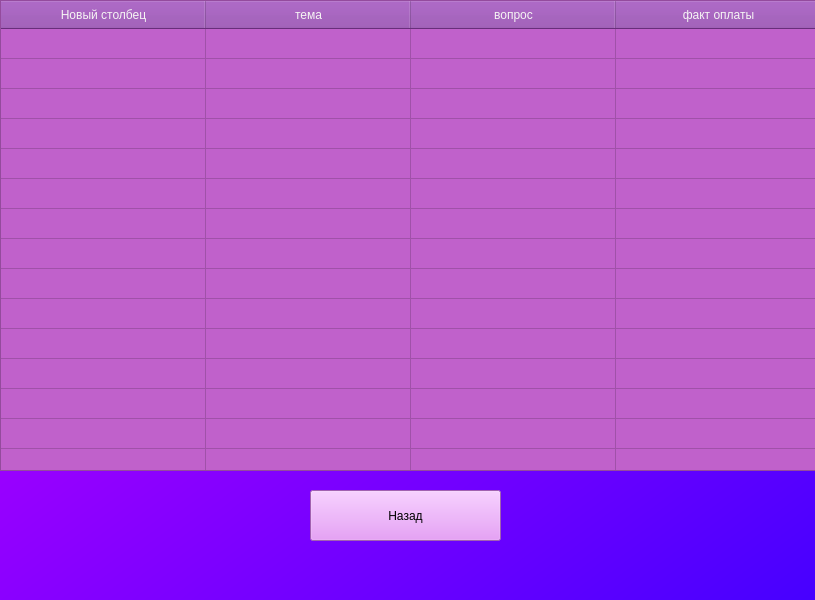
<?xml version="1.0" encoding="UTF-8"?>
<ui version="4.0">
 <class>MainWindow</class>
 <widget class="QMainWindow" name="MainWindow">
  <property name="geometry">
   <rect>
    <x>0</x>
    <y>0</y>
    <width>815</width>
    <height>600</height>
   </rect>
  </property>
  <property name="windowTitle">
   <string>MainWindow</string>
  </property>
  <property name="styleSheet">
   <string notr="true">background-color: qlineargradient(spread:pad, x1:0, y1:0, x2:1, y2:1, stop:0 rgba(207, 0, 255, 255), stop:1 rgba(70, 0, 255, 255));</string>
  </property>
  <widget class="QWidget" name="centralwidget">
   <widget class="QTableWidget" name="tableWidget">
    <property name="geometry">
     <rect>
      <x>0</x>
      <y>0</y>
      <width>821</width>
      <height>471</height>
     </rect>
    </property>
    <property name="styleSheet">
     <string notr="true">QTableWidget {
  position: absolute;
  top: 0;
  left: 0;
  right: 0;
  bottom: 0;
  background-color: ;
	background-color: rgb(192, 97, 203);
}

QTableWidget::item {
  background-color: rrgb(222, 221, 218);
  padding: 5px;
  min-width: 100px;
  height: 30px;
}

QHeaderView::section {
  background-color: rgb(145, 65, 172);
  color: rgb(246, 245, 244);
  padding: 5px;
}

QScrollBar:vertical {
  width: 10px;
  background-color: rgb(220, 138, 221);
}

QScrollBar::handle:vertical {
	background-color: rgb(192, 97, 203);
  border-radius: 10px;
}
QScrollBar::add-line:vertical,
QScrollBar::sub-line:vertical,
QScrollBar::add-page:vertical,
QScrollBar::sub-page:vertical {
  background: none;
}

QTableWidget QScrollBar:horizontal {
  width: 0;
  background-color: transparent;
}</string>
    </property>
    <property name="verticalScrollBarPolicy">
     <enum>Qt::ScrollBarAlwaysOff</enum>
    </property>
    <property name="horizontalScrollBarPolicy">
     <enum>Qt::ScrollBarAlwaysOff</enum>
    </property>
    <property name="tabKeyNavigation">
     <bool>true</bool>
    </property>
    <property name="showDropIndicator" stdset="0">
     <bool>true</bool>
    </property>
    <property name="dragEnabled">
     <bool>false</bool>
    </property>
    <property name="dragDropOverwriteMode">
     <bool>true</bool>
    </property>
    <property name="alternatingRowColors">
     <bool>false</bool>
    </property>
    <property name="sortingEnabled">
     <bool>false</bool>
    </property>
    <property name="rowCount">
     <number>20</number>
    </property>
    <attribute name="horizontalHeaderDefaultSectionSize">
     <number>205</number>
    </attribute>
    <attribute name="horizontalHeaderShowSortIndicator" stdset="0">
     <bool>false</bool>
    </attribute>
    <attribute name="horizontalHeaderStretchLastSection">
     <bool>true</bool>
    </attribute>
    <attribute name="verticalHeaderVisible">
     <bool>false</bool>
    </attribute>
    <attribute name="verticalHeaderCascadingSectionResizes">
     <bool>false</bool>
    </attribute>
    <attribute name="verticalHeaderShowSortIndicator" stdset="0">
     <bool>false</bool>
    </attribute>
    <attribute name="verticalHeaderStretchLastSection">
     <bool>false</bool>
    </attribute>
    <row/>
    <row/>
    <row/>
    <row/>
    <row/>
    <row/>
    <row/>
    <row/>
    <row/>
    <row/>
    <row/>
    <row/>
    <row/>
    <row/>
    <row/>
    <row/>
    <row/>
    <row/>
    <row/>
    <row/>
    <column>
     <property name="text">
      <string>Новый столбец</string>
     </property>
    </column>
    <column>
     <property name="text">
      <string>тема</string>
     </property>
    </column>
    <column>
     <property name="text">
      <string>вопрос</string>
     </property>
    </column>
    <column>
     <property name="text">
      <string>факт оплаты</string>
     </property>
    </column>
   </widget>
   <widget class="QPushButton" name="pushButton">
    <property name="geometry">
     <rect>
      <x>310</x>
      <y>490</y>
      <width>191</width>
      <height>51</height>
     </rect>
    </property>
    <property name="styleSheet">
     <string notr="true">background-color: rgb(226, 136, 246);</string>
    </property>
    <property name="text">
     <string>Назад</string>
    </property>
   </widget>
  </widget>
 </widget>
 <resources/>
 <connections/>
</ui>
